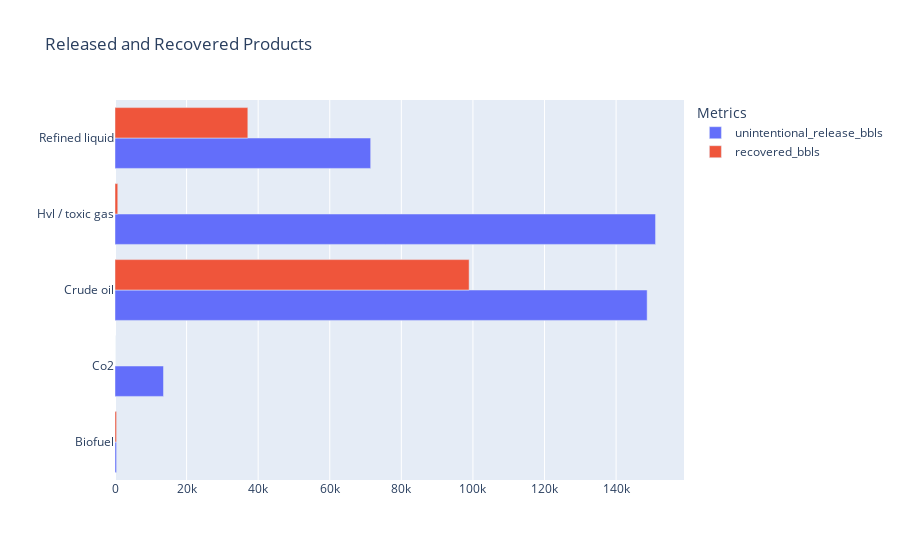

Notebook code cell kept with this figure:
### Code cell
comm_released_bbls = data_dropped.groupby(['commodity_released_type'])[['unintentional_release_bbls', 'recovered_bbls']].sum()
plot = px.bar(
    data_frame = comm_released_bbls,
    orientation = 'h',
    barmode = 'group',
    title = 'Released and Recovered Products',
    labels = {'variable': 'Metrics'}
)
plot.update_layout(xaxis_title="", yaxis_title="")

### Figure 1 — Plotly figure (JSON) as saved in the notebook; plotly's stock layout.template omitted (floating-point values rounded to 4 significant figures)
{"data": [{"alignmentgroup": "True", "hovertemplate": "Metrics=unintentional_release_bbls<br>value=%{x}<br>commodity_released_type=%{y}<extra></extra>", "legendgroup": "unintentional_release_bbls", "marker": {"color": "#636efa", "pattern": {"shape": ""}}, "name": "unintentional_release_bbls", "offsetgroup": "unintentional_release_bbls", "orientation": "h", "showlegend": true, "textposition": "auto", "type": "bar", "x": [438.7, 13550.0, 148700.0, 151000.0, 71430.0], "xaxis": "x", "y": ["Biofuel", "Co2", "Crude oil", "Hvl / toxic gas", "Refined liquid"], "yaxis": "y"}, {"alignmentgroup": "True", "hovertemplate": "Metrics=recovered_bbls<br>value=%{x}<br>commodity_released_type=%{y}<extra></extra>", "legendgroup": "recovered_bbls", "marker": {"color": "#EF553B", "pattern": {"shape": ""}}, "name": "recovered_bbls", "offsetgroup": "recovered_bbls", "orientation": "h", "showlegend": true, "textposition": "auto", "type": "bar", "x": [438.7, 0.0, 98940.0, 771.0, 37110.0], "xaxis": "x", "y": ["Biofuel", "Co2", "Crude oil", "Hvl / toxic gas", "Refined liquid"], "yaxis": "y"}], "layout": {"barmode": "group", "legend": {"title": {"text": "Metrics"}, "tracegroupgap": 0}, "title": {"text": "Released and Recovered Products"}, "xaxis": {"anchor": "y", "domain": [0, 1], "title": {"text": ""}}, "yaxis": {"anchor": "x", "domain": [0, 1], "title": {"text": ""}}}}
